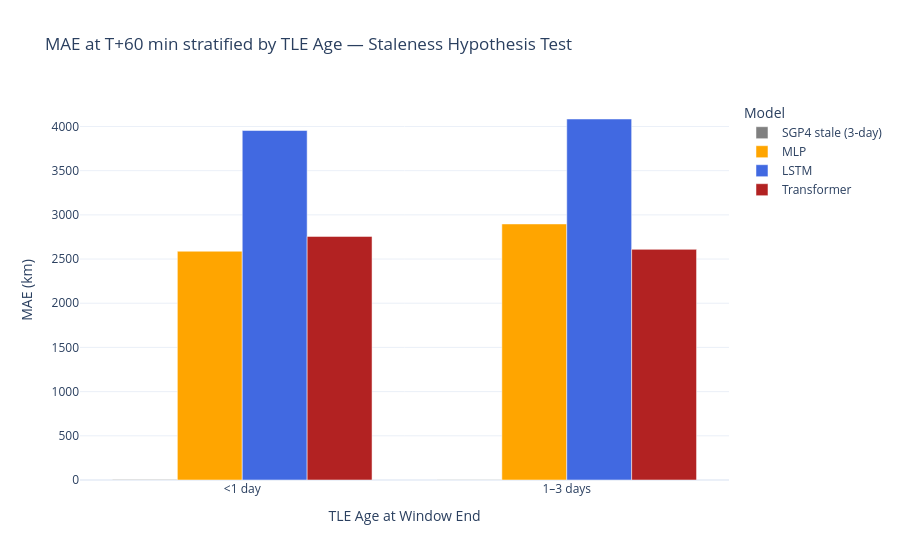

Write notebook code for a chart like this one.
### Markdown cell above
## 4 — Error vs TLE Age

Does the ML model outperform SGP4 when the TLE is stale?  
Split test samples by TLE age quartile and compare MAE at T+60 min.

### Code cell
H60_IDX   = HORIZONS.index(60)
age_bins   = [0, 1, 3, 7, 100]
age_labels = ['<1 day', '1–3 days', '3–7 days', '>7 days']
age_group  = pd.cut(tle_age_last[stale_mask], bins=age_bins, labels=age_labels)

age_rows = []
for grp in age_labels:
    local_mask = (age_group == grp)
    if local_mask.sum() == 0:
        continue
    for model_name, preds in [
        ('SGP4 stale (3-day)', y_sgp4_stale[stale_mask]),
        ('MLP',                mlp_pred[stale_mask]),
        ('LSTM',               lstm_pred[stale_mask]),
        ('Transformer',        tf_pred[stale_mask]),
    ]:
        err = geodetic_error_km(preds[local_mask, H60_IDX, :], y_test[stale_mask][local_mask, H60_IDX, :])
        age_rows.append({'TLE Age': grp, 'Model': model_name,
                         'MAE (km)': float(err.mean()), 'n': int(local_mask.sum())})

age_df = pd.DataFrame(age_rows)
fig = px.bar(age_df, x='TLE Age', y='MAE (km)', color='Model', barmode='group',
             title='MAE at T+60 min stratified by TLE Age — Staleness Hypothesis Test',
             labels={'MAE (km)': 'MAE (km)', 'TLE Age': 'TLE Age at Window End'},
             category_orders={'TLE Age': age_labels},
             template='plotly_white',
             color_discrete_map={'SGP4 stale (3-day)': 'grey', 'MLP': 'orange',
                                 'LSTM': 'royalblue', 'Transformer': 'firebrick'})
fig.show()

pivot_age = age_df.pivot_table(index='TLE Age', columns='Model', values='MAE (km)').round(3)
print(pivot_age.reindex(age_labels).to_string())

### Figure 1 — Plotly figure (JSON) as saved in the notebook; plotly's stock layout.template omitted (floating-point values rounded to 4 significant figures)
{"data": [{"alignmentgroup": "True", "hovertemplate": "Model=SGP4 stale (3-day)<br>TLE Age at Window End=%{x}<br>MAE (km)=%{y}<extra></extra>", "legendgroup": "SGP4 stale (3-day)", "marker": {"color": "grey", "pattern": {"shape": ""}}, "name": "SGP4 stale (3-day)", "offsetgroup": "SGP4 stale (3-day)", "orientation": "v", "showlegend": true, "textposition": "auto", "type": "bar", "x": ["<1 day", "1–3 days"], "xaxis": "x", "y": [6.385, 2.948], "yaxis": "y"}, {"alignmentgroup": "True", "hovertemplate": "Model=MLP<br>TLE Age at Window End=%{x}<br>MAE (km)=%{y}<extra></extra>", "legendgroup": "MLP", "marker": {"color": "orange", "pattern": {"shape": ""}}, "name": "MLP", "offsetgroup": "MLP", "orientation": "v", "showlegend": true, "textposition": "auto", "type": "bar", "x": ["<1 day", "1–3 days"], "xaxis": "x", "y": [2589.0, 2897.0], "yaxis": "y"}, {"alignmentgroup": "True", "hovertemplate": "Model=LSTM<br>TLE Age at Window End=%{x}<br>MAE (km)=%{y}<extra></extra>", "legendgroup": "LSTM", "marker": {"color": "royalblue", "pattern": {"shape": ""}}, "name": "LSTM", "offsetgroup": "LSTM", "orientation": "v", "showlegend": true, "textposition": "auto", "type": "bar", "x": ["<1 day", "1–3 days"], "xaxis": "x", "y": [3954.0, 4085.0], "yaxis": "y"}, {"alignmentgroup": "True", "hovertemplate": "Model=Transformer<br>TLE Age at Window End=%{x}<br>MAE (km)=%{y}<extra></extra>", "legendgroup": "Transformer", "marker": {"color": "firebrick", "pattern": {"shape": ""}}, "name": "Transformer", "offsetgroup": "Transformer", "orientation": "v", "showlegend": true, "textposition": "auto", "type": "bar", "x": ["<1 day", "1–3 days"], "xaxis": "x", "y": [2756.0, 2610.0], "yaxis": "y"}], "layout": {"barmode": "group", "legend": {"title": {"text": "Model"}, "tracegroupgap": 0}, "title": {"text": "MAE at T+60 min stratified by TLE Age — Staleness Hypothesis Test"}, "xaxis": {"anchor": "y", "categoryarray": ["<1 day", "1–3 days", "3–7 days", ">7 days"], "categoryorder": "array", "domain": [0, 1], "title": {"text": "TLE Age at Window End"}}, "yaxis": {"anchor": "x", "domain": [0, 1], "title": {"text": "MAE (km)"}}}}
